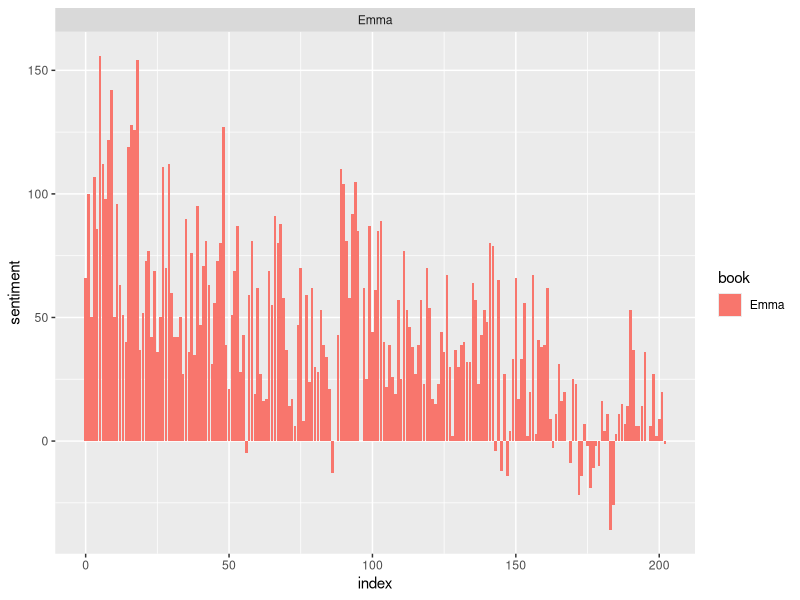
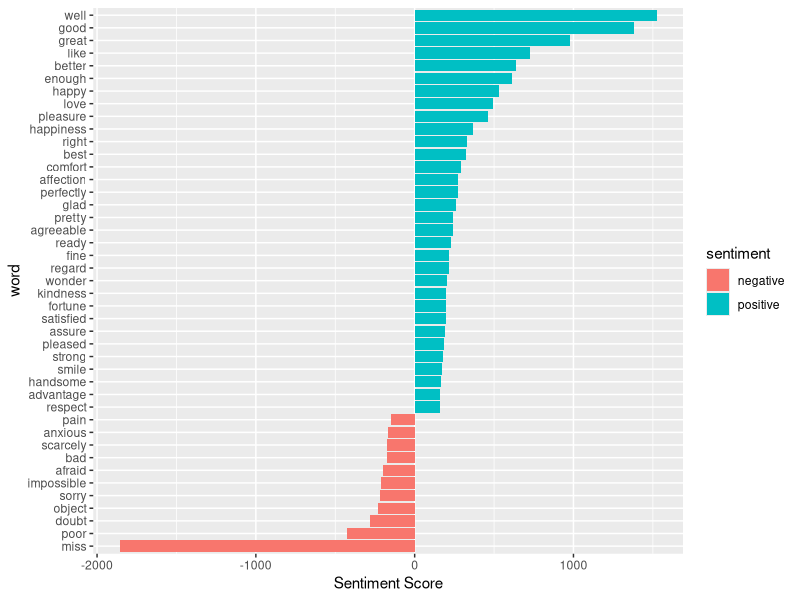
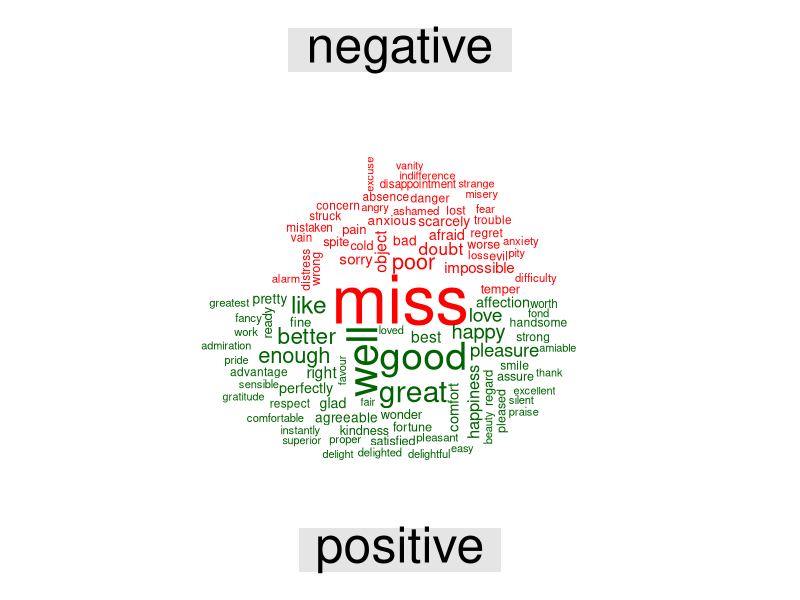

The R script that drew these images, in order:

##Original tutorial link: https://data-flair.training/blogs/data-science-r-sentiment-analysis-project/
##In order to build our project on sentiment analysis, we will make use of the tidytext package that comprises of sentiment lexicons that are present in the dataset of ‘sentiments’.
library(tidytext)
data("sentiments")
sentiments

#lexicons : extract the sentiments out of our data
get_sentiments("bing")


#Performing Sentiment Analysis with the Inner Join
#In this step, we will import our libraries ‘janeaustenr’, ‘stringr’ as well as ‘tidytext’. 
#The janeaustenr package will provide us with the textual data in the form of books authored by the novelist Jane Austen. 
#Tidytext will allow us to perform efficient text analysis on our data. 
#We will convert the text of our books into a tidy format using unnest_tokens() function.

library(janeaustenr)
library(stringr)
library(tidytext)
library(dplyr)

tidy_data <- austen_books() %>%
  group_by(book) %>%
  mutate(linenumber = row_number(),
         chapter = cumsum(str_detect(text, regex("^chapter [\\divxlc]", 
                                                 ignore_case = TRUE)))) %>%
  ungroup() %>%
  unnest_tokens(word, text)


###We have performed the tidy operation on our text such that each row contains a single word. 
#We will now make use of the “bing” lexicon to and implement filter() over the words that correspond to joy. 
#We will use the book Sense and Sensibility and derive its words to implement out sentiment analysis model.

positive_senti <- get_sentiments("bing") %>%
  filter(sentiment == "positive")

tidy_data %>%
  filter(book == "Emma") %>%
  semi_join(positive_senti) %>%
  count(word, sort = TRUE)


#From our above result, we observe many positive words like “good”, “happy”, “love” etc. 
#In the next step, we will use spread() function to segregate our data into separate columns of positive and negative sentiments.
#We will then use the mutate() function to calculate the total sentiment, that is, the difference between positive and negative sentiment.
library(tidyr)

bing <- get_sentiments("bing")
Emma_sentiment <- tidy_data %>%
  inner_join(bing) %>%
  count(book = "Emma" , index = linenumber %/% 80, sentiment) %>%
  spread(sentiment, n, fill = 0) %>%
  mutate(sentiment = positive - negative)


#In the next step, we will visualize the words present in the book “Emma” based on their corrosponding positive and negative scores.
library(ggplot2)

ggplot(Emma_sentiment, aes(index, sentiment, fill = book)) +
  geom_bar(stat = "identity", show.legend = TRUE) +
  facet_wrap(~book, ncol = 2, scales = "free_x")


#Let us now proceed towards counting the most common positive and negative words that are present in the novel.
counting_words <- tidy_data %>%
  inner_join(bing) %>%
  count(word, sentiment, sort = TRUE)
head(counting_words)


#In the next step, we will perform visualization of our sentiment score. 
#We will plot the scores along the axis that is labeled with both positive as well as negative words. 
#We will use ggplot() function to visualize our data based on their scores.

counting_words %>%
  filter(n > 150) %>%
  mutate(n = ifelse(sentiment == "negative", -n, n)) %>%
  mutate(word = reorder(word, n)) %>%
  ggplot(aes(word, n, fill = sentiment))+
  geom_col() +
  coord_flip() +
  labs(y = "Sentiment Score")


#In the final visualization, let us create a wordcloud that will delineate the most recurring positive and negative words. 
#In particular, we will use the comparision.cloud() function to plot both negative and positive words in a single wordcloud as follows:

library(reshape2)
library(wordcloud)
tidy_data %>%
  inner_join(bing) %>%
  count(word, sentiment, sort = TRUE) %>%
  acast(word ~ sentiment, value.var = "n", fill = 0) %>%
  comparison.cloud(colors = c("red", "dark green"),
                   max.words = 100)
